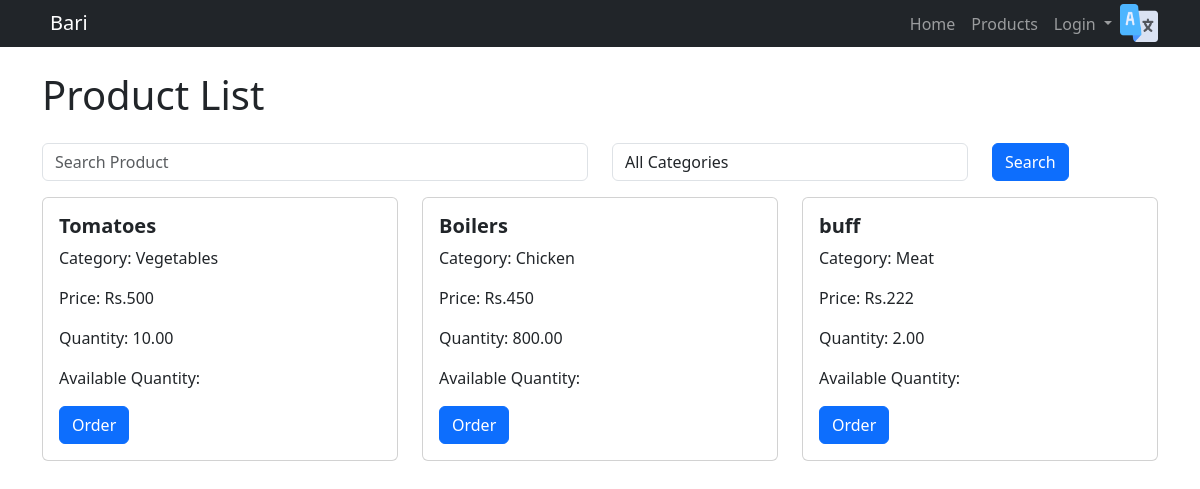
The page /src/home.php on the database as committed earlier.
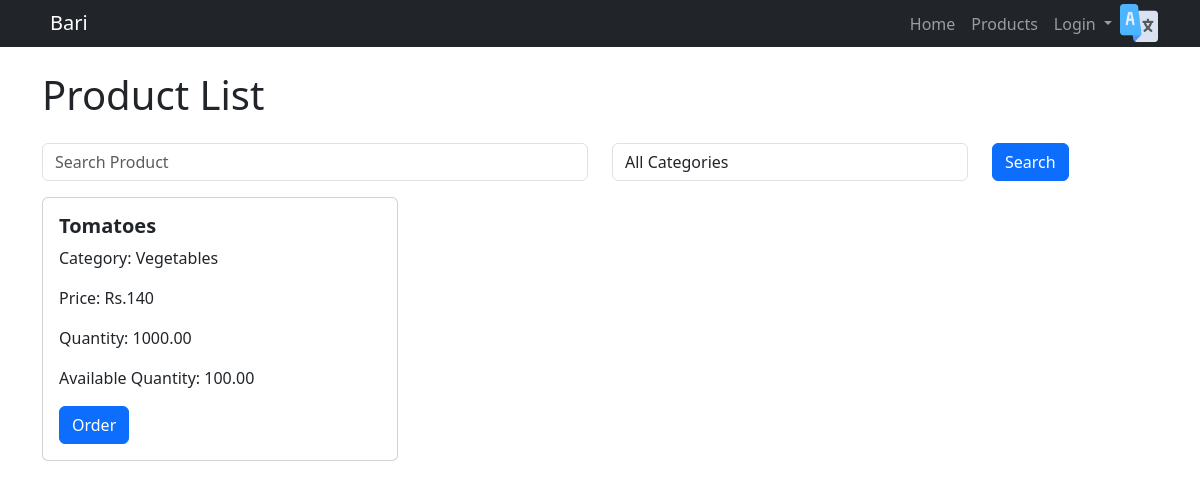
The same page on the database as committed later.
### tables this page shows
CREATE TABLE `products` (
  `id` int(11) NOT NULL,
  `CategoryName` varchar(150) DEFAULT NULL,
  `ProductName` varchar(150) DEFAULT NULL,
  `ProductPrice` decimal(10,0) DEFAULT current_timestamp(),
  `LeftQuantity` decimal(10,2) DEFAULT 0.00,
  `TotalQuantity` decimal(10,2) DEFAULT NULL,
  `PostingDate` timestamp NOT NULL DEFAULT current_timestamp() ON UPDATE current_timestamp(),
  `UpdationDate` timestamp NULL DEFAULT NULL ON UPDATE current_timestamp(),
  `CategoryCode` varchar(50) DEFAULT NULL
);

### src/book-products.php (the view, shortened to what this page needs)
<?php
include('Kisan/includes/config.php');
$query = mysqli_query($con, "SELECT * FROM products");
$searchKeyword = '';
$query = "SELECT * FROM products";
$result = mysqli_query($con, $query);
$products = mysqli_fetch_all($result, MYSQLI_ASSOC);
?>
<!DOCTYPE html>
<html lang="en">
<head>
</head>
<body>
    <div class="container">
        <h1 class="my-4">Product List</h1>
        <form method="post">
            <div class="row mb-3">
                <div class="col-md-6">
                    <input type="text" class="form-control" name="search" placeholder="Search Product" value="<?php echo $searchKeyword; ?>">
                </div>
                <div class="col-md-4">
                    <select class="form-control" name="category">
                        <option value="All">All Categories</option>
                    </select>
                </div>
                <div class="col-md-2">
                    <button type="submit" class="btn btn-primary" name="submit">Search</button>
                </div>
            </div>
        </form>
        <div class="row">
            <?php foreach ($products as $product) : ?>
                <div class="col-md-4 mb-4">
                    <div class="card">
                        <div class="card-body">
                            <h5 class="card-title"><b><?php echo $product['ProductName']; ?></b></h5>
                            <p class="card-text">Category: <?php echo $product['CategoryName']; ?></p>
                            <p class="card-text">Price: Rs.<?php echo $product['ProductPrice']; ?></p>
                            <p class="card-text">Quantity: <?php echo $product['TotalQuantity']; ?></p>
                            <p class="card-text">Available Quantity: <?php echo $product['LeftQuantity']; ?></p>
                            <button class="btn btn-primary" data-bs-toggle="modal" data-bs-target="#orderModal<?php echo $product['id']; ?>">Order</button>
                        </div>
                    </div>
                </div>
            <?php endforeach; ?>
        </div>
    </div>
</body>
</html>

### src/home.php (shortened to what this page needs)
<!doctype html>
<html data-bs-theme="light">
<head>
    <link rel="stylesheet" href="compile.css">
</head>
<body>
    <?php
    include_once('navbar.php');
    ?>
    <?php
    include_once('book-products.php');
    ?>
</body>
</html>

### src/navbar.php (shortened to what this page needs)
<!DOCTYPE html>
<html lang="en">
<head>
    <link rel="stylesheet" type="text/css" href="./css/styles.css">
</head>
<body>
    <nav class="navbar navbar-dark navbar-expand-md bg-dark py-3" style="height:47px;top:0px;">
        <div class="container"><a class="navbar-brand d-flex align-items-center" href="#"><span style="height: 32px;width: 64.7px;">Bari</span></a>
            <div class="collapse navbar-collapse" id="navcol-5">
                <ul class="navbar-nav ms-auto">
                    <li class="nav-item"><a class="nav-link " href="home.php">Home</a></li>
                    <li class="nav-item"><a class="nav-link" href="#">Products</a></li>
                    <li class="nav-item dropdown">
                        <a class="nav-link dropdown-toggle" href="#" role="button" data-bs-toggle="dropdown" aria-expanded="false">
                            Login
                        </a>
                    </li>
                    <li>
                        <a href="#">
                            <img loading="lazy" src="./images/language.png" height="38" width="38" alt="lang" />
                            <div id="google_translate_element"></div>
                        </a>
                    </li>
                </ul>
            </div>
        </div>
    </nav>
</body>
</html>

### src/css/styles.css (style rules this page uses)
#google_translate_element { position: absolute !important; width: 44px !important; top: 5% !important; padding: 12px !important; overflow: hidden !important; height: 40px !important; }

Rows that differ between the two databases and show on the page:
removed products: ProductName "Boilers", CategoryName "Chicken", ProductPrice "450", TotalQuantity "800.00"
removed products: ProductName "buff", CategoryName "Meat", ProductPrice "222", TotalQuantity "2.00"
changed products "Tomatoes": ProductPrice "500" → "140"; TotalQuantity "10.00" → "1000.00"; LeftQuantity (not shown) → "100.00"
